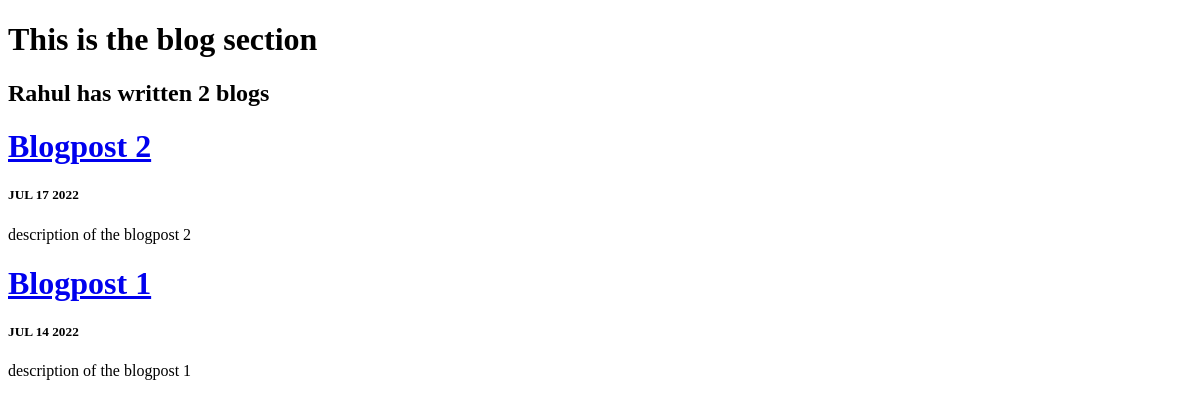
/blog/, run on an earlier commit of the app's database.
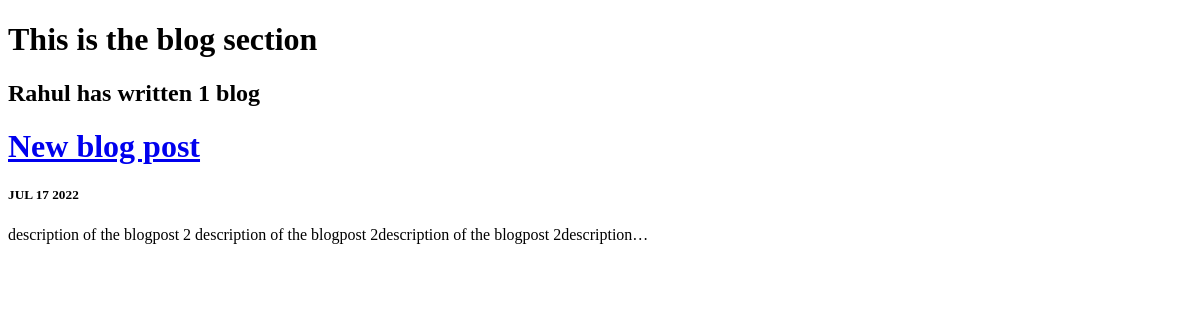
And on a later commit of the database.
### blogpost/models.py (models this page shows, shortened)
class BlogPost(models.Model):
    title = models.CharField(max_length=200)
    description = models.TextField()
    date = models.DateField()

### blogpost/views.py (the view)
# urls.py: path('', views.all_blogs, name='all_blogs'),
def all_blogs(request):
    blog_posts = BlogPost.objects.order_by('-date')
    return render(request,  'blogpost/all_blogs.html', {'blog_posts': blog_posts})

### blogpost/templates/blogpost/all_blogs.html (shortened to what this page needs)
<!DOCTYPE html>
<html lang="en">
<head>
</head>
<body>
<h1>This is the blog section</h1>
<h2>Rahul has written {{ blog_posts.count }} blog{{ blog_posts.count | pluralize }}</h2>
{% for blog_post in blog_posts %}
<a href="{% url 'blogpost:details' blog_post.id %}"><h1>{{ blog_post.title }}</h1></a>
<h5>{{ blog_post.date | date:'M d Y' | upper}}</h5>
<p>{{ blog_post.description| striptags| truncatechars:100 }}</p>
{% endfor %}
</body>
</html>

What changed in the data, as far as the page shows it:
removed BlogPost: title "Blogpost 1", date "JUL 14 2022", description "description of the blogpost 1"
changed BlogPost: title "Blogpost 2" → "New blog post"; description "description of the blogpost 2" → "description of the blogpost 2 description of the blogpost 2description of the blogpost 2description…"
Also different on the page:
{{ blog_posts.count }}: "2" → "1"
{{ blog_posts.count | pluralize }}: "s" → (not shown)
